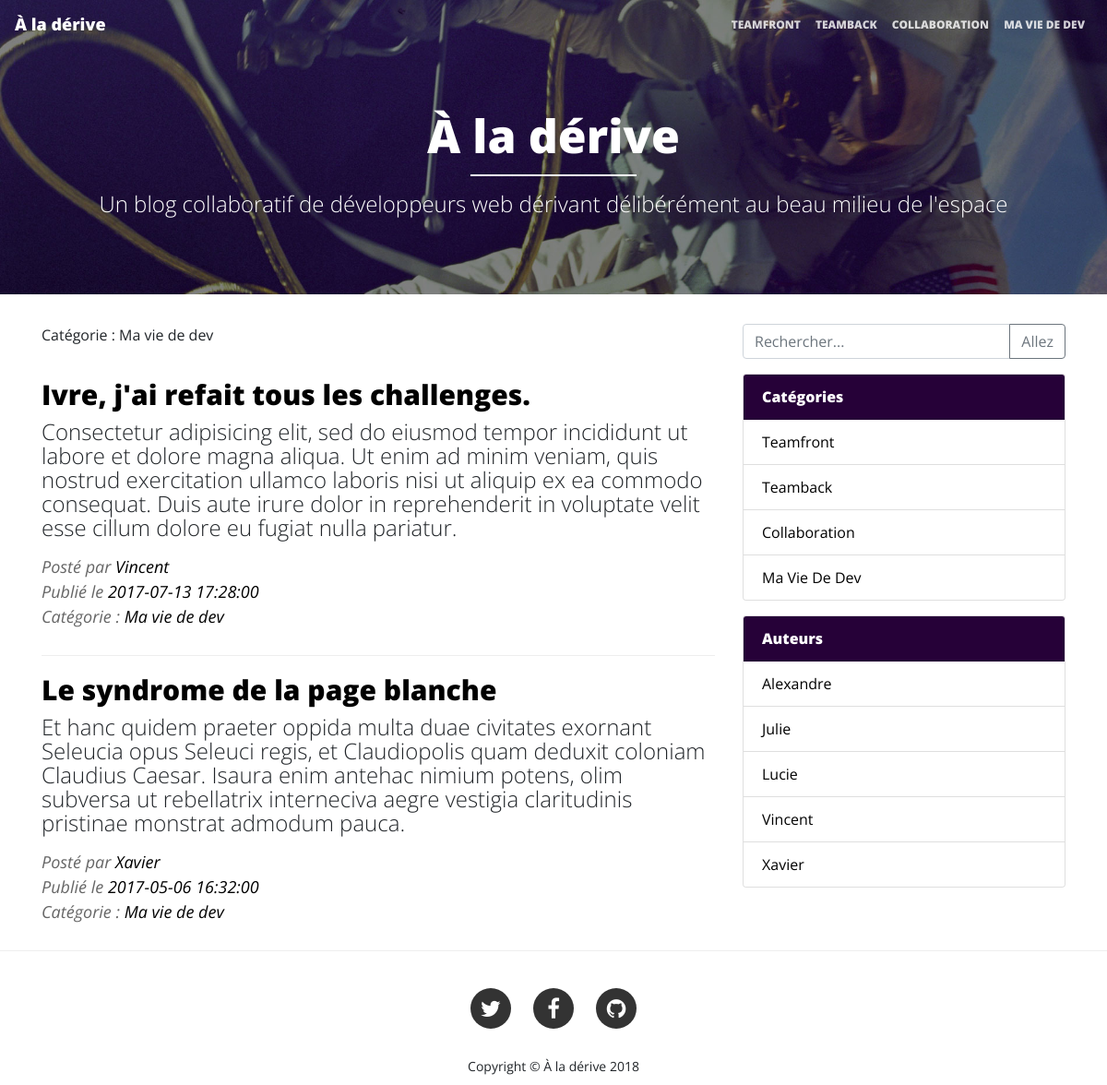
/category.php?id=1, run on the app's committed database.
### tables this page shows
CREATE TABLE `categories` (
  `id` int(10) UNSIGNED NOT NULL,
  `name` varchar(32) NOT NULL,
  `position` int(10) UNSIGNED NOT NULL DEFAULT '0'
);

CREATE TABLE `posts` (
  `id` int(10) UNSIGNED NOT NULL,
  `authors_id` int(10) UNSIGNED NOT NULL,
  `categories_id` int(10) UNSIGNED NOT NULL,
  `title` varchar(64) NOT NULL,
  `short_text` varchar(255) NOT NULL,
  `text` text NOT NULL,
  `published_date` datetime NOT NULL,
  `views` mediumint(8) UNSIGNED NOT NULL DEFAULT '0'
);

CREATE TABLE `authors` (
  `id` int(10) UNSIGNED NOT NULL,
  `name` varchar(64) NOT NULL,
  `image` varchar(255) DEFAULT NULL,
  `email` varchar(255) DEFAULT NULL
);

### category.php (called while the page is built)
<?php
require(__DIR__.'/inc/config.php');
if (isset($_GET['id'])) {
    $categoryId = intval($_GET['id']);
}
else {
    $categoryId = 0;
}
$postList = $dbData->getPostsByCategory($categoryId);
$category = $dbData->getCategory($categoryId);
require(__DIR__.'/views/category.php');

### classes/DBData.php (called while the page is built, shortened)
<?php
class DBData {
    private $pdo;
    public function __construct() {
        $dsn = 'mysql:dbname=oblog;host=localhost;charset=UTF8';
        $username = 'oblog';
        $password = 'oblog';
        try {
            $this->pdo = new PDO(
                $dsn,
                $username,
                $password,
                array(PDO::ATTR_ERRMODE => PDO::ERRMODE_WARNING)
            );
        }
        catch (PDOException $e) {
            die('Connection failed');
        }
    }
    public function getPostsByCategory($id) {
        $sql = "
            SELECT posts.*, authors.name AS author_name, categories.name AS category_name, DATE(posts.published_date) AS dateFormate
            FROM posts
            INNER JOIN categories ON categories.id = posts.categories_id
            INNER JOIN authors ON authors.id = posts.authors_id
            WHERE categories.id = {$id}
            ORDER BY published_date DESC
        ";
        $pdoStatement = $this->pdo->query($sql);
        $allResults = $pdoStatement->fetchAll(PDO::FETCH_ASSOC);
        return $allResults;
    }
    public function getCategory($id) {
        $sql = "
            SELECT * FROM categories WHERE id = {$id}
        ";
        $pdoStatement = $this->pdo->query($sql);
        $allResults = $pdoStatement->fetchAll(PDO::FETCH_ASSOC);
        return $allResults;
    }
    public function getCategories() {
        $sql = '
            SELECT *
            FROM categories
            ORDER BY position ASC
        ';
        $pdoStatement = $this->pdo->query($sql);
        return $pdoStatement->fetchAll(PDO::FETCH_ASSOC);
    }
    public function getAuthors() {
        $sql = '
            SELECT *
            FROM authors
            ORDER BY name ASC
        ';
        $pdoStatement = $this->pdo->query($sql);
        return $pdoStatement->fetchAll(PDO::FETCH_ASSOC);
    }
}

### inc/config.php (called while the page is built)
<?php
require(__DIR__.'/../classes/DBData.php');
$dbData = new DBData();
$categoriesList = $dbData->getCategories();
$authorsList = $dbData->getAuthors();

### views/aside.php (the view)
<aside class="d-none d-lg-block col-lg-4">
    <form action="index.php" method="get">
        <div class="input-group mb-3">
            <input type="text" class="form-control" placeholder="Rechercher..." name="search" value="" aria-label="Rechercher..." aria-describedby="basic-addon2">
            <div class="input-group-append">
                <button class="btn btn-outline-secondary">Allez</button>
            </div>
        </div>
    </form>
    <div class="card categories my-3">
        <div class="card-header">
            Catégories
        </div>
        <ul class="list-group list-group-flush">
            <?php foreach ($categoriesList as $currentCategory) :?>
                <li class="list-group-item"><a href="category.php?id=<?= $currentCategory['id'] ?>"><?= $currentCategory['name'] ?></a></li>
            <?php endforeach; ?>
        </ul>
    </div>
    <div class="card authors my-3">
        <div class="card-header">
            Auteurs
        </div>
        <ul class="list-group list-group-flush">
            <?php foreach ($authorsList as $currentAuthor) : ?>
            <li class="list-group-item"><a href="author.php?id=<?= $currentAuthor['id'] ?>"><?= $currentAuthor['name'] ?></a></li>
            <?php endforeach; ?>
        </ul>
    </div>
</aside>

### views/header.php (shortened to what this page needs)
<!doctype html>
<html lang="en">
  <head>
    <link rel="stylesheet" href="https://maxcdn.bootstrapcdn.com/bootstrap/4.0.0/css/bootstrap.min.css">
    <link rel="stylesheet" href="https://maxcdn.bootstrapcdn.com/font-awesome/4.7.0/css/font-awesome.min.css">
    <link rel="stylesheet" href="./css/style.css">
  </head>
  <body>
    <header>
      <nav class="navbar navbar-expand-md navbar-light bg-light">
        <a class="navbar-brand" href="index.php">À la dérive</a>
        <div class="collapse navbar-collapse" id="navbarNavAltMarkup">
          <div class="navbar-nav ml-auto">
            <?php foreach ($categoriesList as $currentCategory) : ?>
                <a class="nav-item nav-link" href="category.php?id=<?= $currentCategory['id'] ?>"><?= $currentCategory['name'] ?></a>
            <?php endforeach; ?>
          </div>
        </div>
      </nav>
      <div class="jumbotron jumbotron-fluid d-md-none d-lg-block">
        <div class="container text-white text-center">
          <h1 class="display-4">À la dérive</h1>
          <hr>
          <p class="lead">Un blog collaboratif de développeurs web dérivant délibérément au beau milieu de l'espace</p>
        </div>
      </div>
    </header>

### views/category.php
<?php include(__DIR__.'/header.php') ?>
    <div class="container">
      <div class="row">
        <main class="col-12 col-lg-8">
            <?php foreach ($category as $cat) : ?>
                <p>Catégorie : <?= $cat['name'] ?></p>
            <?php endforeach; ?>
            <?php foreach ($postList as $currentPostsList) : ?>
                <article>
                    <div class="title"><?= $currentPostsList['title'] ?></div>
                    <p><?= $currentPostsList['text'] ?></p>
                    <div class="infos">Posté par <span><?= $currentPostsList['author_name'] ?></span></div>
                    <div class="infos">Publié le <span><?= $currentPostsList['published_date'] ?></span></div>
                    <div class="infos">Catégorie : <span><?= $currentPostsList['category_name'] ?></span></div>
                </article>
            <?php endforeach; ?>
        </main>
        <?php include(__DIR__.'/aside.php'); ?>
      </div>
    </div>
<?php include(__DIR__.'/footer.php'); ?>

### css/style.css (style rules this page uses)
html,body { font-family: "Open Sans", sans-serif; }
.card-header { background: #260138; color: white; font-weight: 800; }
header { background:url("../images/home-bg.jpg"); background-size: cover; }
.jumbotron { background: none; }
.navbar-light .navbar-nav .nav-link { font-weight: 800; text-transform: uppercase; font-size: 12px; }
.navbar-light .navbar-brand { font-weight: 800; font-size: 18px; }
.display-4 { font-size: 50px; font-weight: 800; }
.lead { font-size: 24px; font-weight: 300; }
.jumbotron hr { border: 1px solid white; margin: 12px auto; width: 16%; }
.card.categories a { text-transform: capitalize; }
.card.authors a { text-transform: capitalize; }
.card a { color: black; }
article { border-bottom: 1px solid #EEEEEE; padding: 20px 0 28px 0; }
main article:last-child { border: 0; }
article .title { font-size: 30px; font-weight: 800; line-height: 34px; color: black; }
article p { font-size: 24px; font-weight: 300; line-height: 26px; margin: 10px 0 16px 0; }
article .infos { font-style: italic; font-size: 18px; font-weight: 400; color: #666666; }
article .infos span { color: black; }
@media (min-width: 768px) { nav.navbar { background: none!important; } }
@media (min-width: 768px) { .navbar-light .navbar-brand { color: white; } }
@media (min-width: 768px) { .navbar-light .navbar-nav .nav-link { color : rgba(255,255,255,.8); } }

### data on the page
categories: name "TEAMFRONT", name "Teamfront"
categories: name "TEAMBACK", name "Teamback"
categories: name "COLLABORATION", name "Collaboration"
categories: name "MA VIE DE DEV", name "Ma vie de dev", name "Ma Vie De Dev"
posts: title "Ivre, j'ai refait tous les challenges.", text "Consectetur adipisicing elit, sed do eiusmod tempor incididunt ut labore et dolore magna aliqua. Ut enim ad minim veniam, quis nostrud exercitation ullamco laboris nisi ut aliquip ex ea commodo consequat. Duis aute irure dolor in reprehenderit in voluptate velit esse cillum dolore eu fugiat nulla pariatur.", authors.name "Vincent", published_date "2017-07-13 17:28:00", categories.name "Ma vie de dev"
posts: title "Le syndrome de la page blanche", text "Et hanc quidem praeter oppida multa duae civitates exornant Seleucia opus Seleuci regis, et Claudiopolis quam deduxit coloniam Claudius Caesar. Isaura enim antehac nimium potens, olim subversa ut rebellatrix interneciva aegre vestigia claritudinis pristinae monstrat admodum pauca.", authors.name "Xavier", published_date "2017-05-06 16:32:00", categories.name "Ma vie de dev"
authors: name "Alexandre"
authors: name "Julie"
authors: name "Lucie"
authors: name "Vincent"
authors: name "Xavier"
